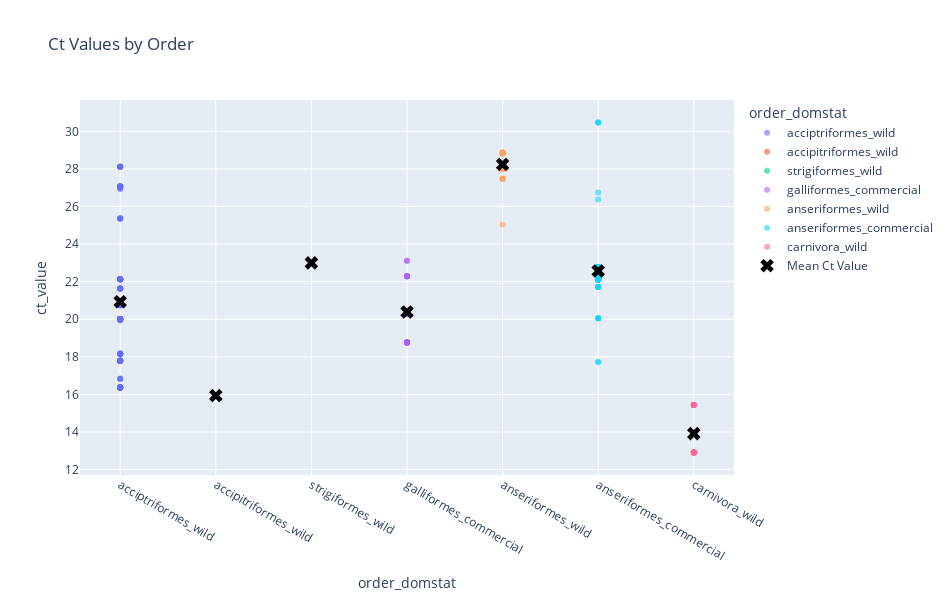

Source (notebook cell):
### Code cell
import plotly.express as px
import plotly.graph_objects as go
import pandas as pd

# Compute mean values for each category
mean_ct = shared_vars_dedupe.groupby('order_domstat', as_index=False)['ct_value'].mean()

# Create scatter plot for individual values
fig = px.scatter(
    shared_vars_dedupe,
    x='order_domstat',
    y='ct_value',
    color='order_domstat',
    title="Ct Values by Order",
    hover_data=['sample_ID'],
    opacity=0.6,  # Make points slightly transparent
    width=950, height=600
)

# Add scatter plot for mean values
fig.add_trace(
    go.Scatter(
        x=mean_ct['order_domstat'],
        y=mean_ct['ct_value'],
        mode='markers',
        marker=dict(size=12, color='black', symbol='x'),  # Larger black X markers for means
        name='Mean Ct Value'
    )
)

# Show the plot
fig.show()

### Figure 1 — Plotly figure (JSON) as saved in the notebook; plotly's stock layout.template omitted (floating-point values rounded to 4 significant figures; data arrays with more than 128 entries replaced by an {"elided": "..."} marker saying what was removed)
{"data": [{"customdata": [["be_w1"], ["be_w1"], ["be_w3"], ["be_w3"], ["be_w3"], ["be_w3"], ["be_w3"], ["be_w3"], ["be_w3"], ["be_w3"], ["be_w3"], ["be_w3"], ["be_w3"], ["bv_w1"], ["bv_w1"], ["bv_w1"], ["bv_w2"], ["bv_w2"], ["bv_w2"], ["bv_w2"], ["bv_w2"], ["bv_w2"], ["bv_w2"], ["bv_w2"], ["bv_w2"], ["bv_w2"], ["bv_w3"], ["bv_w3"], ["bv_w3"], ["bv_w3"], ["bv_w3"], ["bv_w3"], ["bv_w3"], ["bv_w3"], ["bv_w3"], ["bv_w3"], ["bv_w3"], ["bv_w3"], ["bv_w3"], ["bv_w3"], ["bv_w3"], ["bv_w3"], ["bv_w3"], ["bv_w4"], ["bv_w4"], ["bv_w4"], ["bv_w4"], ["bv_w4"], ["bv_w4"], ["bv_w4"], ["bv_w4"], ["bv_w4"], ["bv_w4"], ["bv_w4"], ["bv_w4"], ["bv_w4"], ["bv_w6"], ["bv_w6"], ["bv_w6"], ["bv_w6"], ["bv_w6"], ["bv_w6"], ["bv_w6"], ["bv_w6"], ["bv_w6"], ["bv_w6"], ["bv_w6"], ["bv_w6"], ["bv_w6"], ["bv_w6"], ["bv_w6"], ["bv_w6"], ["bv_w6"], ["bv_w6"], ["bv_w7"], ["bv_w7"], ["bv_w7"], ["bv_w7"], ["bv_w7"], ["bv_w7"], ["bv_w7"], ["bv_w8"], ["bv_w8"], ["bv_w8"], ["bv_w8"], ["bv_w8"], ["bv_w8"], ["bv_w8"], ["bv_w8"], ["bv_w8"], ["bv_w8"], ["bv_w8"], ["bv_w8"], ["bv_w8"], ["bv_w8"], ["f_w1"], ["f_w1"], ["rth_w1"], ["rth_w1"], ["rth_w1"], ["rth_w1"], ["rth_w1"], ["rth_w1"], ["rth_w1"], ["rth_w2"], ["rth_w2"], ["rth_w2"], ["rth_w2"], ["rth_w2"], ["rth_w3"], ["rth_w3"], ["rth_w3"], ["rth_w3"], ["rth_w3"], ["rth_w3"], ["tv_w1"], ["tv_w1"]], "hovertemplate": "order_domstat=%{x}<br>ct_value=%{y}<br>sample_ID=%{customdata[0]}<extra></extra>", "legendgroup": "acciptriformes_wild", "marker": {"color": "#636efa", "opacity": 0.6, "symbol": "circle"}, "mode": "markers", "name": "acciptriformes_wild", "orientation": "v", "showlegend": true, "type": "scatter", "x": ["acciptriformes_wild", "acciptriformes_wild", "acciptriformes_wild", "acciptriformes_wild", "acciptriformes_wild", "acciptriformes_wild", "acciptriformes_wild", "acciptriformes_wild", "acciptriformes_wild", "acciptriformes_wild", "acciptriformes_wild", "acciptriformes_wild", "acciptriformes_wild", "acciptriformes_wild", "acciptriformes_wild", "acciptriformes_wild", "acciptriformes_wild", "acciptriformes_wild", "acciptriformes_wild", "acciptriformes_wild", "acciptriformes_wild", "acciptriformes_wild", "acciptriformes_wild", "acciptriformes_wild", "acciptriformes_wild", "acciptriformes_wild", "acciptriformes_wild", "acciptriformes_wild", "acciptriformes_wild", "acciptriformes_wild", "acciptriformes_wild", "acciptriformes_wild", "acciptriformes_wild", "acciptriformes_wild", "acciptriformes_wild", "acciptriformes_wild", "acciptriformes_wild", "acciptriformes_wild", "acciptriformes_wild", "acciptriformes_wild", "acciptriformes_wild", "acciptriformes_wild", "acciptriformes_wild", "acciptriformes_wild", "acciptriformes_wild", "acciptriformes_wild", "acciptriformes_wild", "acciptriformes_wild", "acciptriformes_wild", "acciptriformes_wild", "acciptriformes_wild", "acciptriformes_wild", "acciptriformes_wild", "acciptriformes_wild", "acciptriformes_wild", "acciptriformes_wild", "acciptriformes_wild", "acciptriformes_wild", "acciptriformes_wild", "acciptriformes_wild", "acciptriformes_wild", "acciptriformes_wild", "acciptriformes_wild", "acciptriformes_wild", "acciptriformes_wild", "acciptriformes_wild", "acciptriformes_wild", "acciptriformes_wild", "acciptriformes_wild", "acciptriformes_wild", "acciptriformes_wild", "acciptriformes_wild", "acciptriformes_wild", "acciptriformes_wild", "acciptriformes_wild", "acciptriformes_wild", "acciptriformes_wild", "acciptriformes_wild", "acciptriformes_wild", "acciptriformes_wild", "acciptriformes_wild", "acciptriformes_wild", "acciptriformes_wild", "acciptriformes_wild", "acciptriformes_wild", "acciptriformes_wild", "acciptriformes_wild", "acciptriformes_wild", "acciptriformes_wild", "acciptriformes_wild", "acciptriformes_wild", "acciptriformes_wild", "acciptriformes_wild", "acciptriformes_wild", "acciptriformes_wild", "acciptriformes_wild", "acciptriformes_wild", "acciptriformes_wild", "acciptriformes_wild", "acciptriformes_wild", "acciptriformes_wild", "acciptriformes_wild", "acciptriformes_wild", "acciptriformes_wild", "acciptriformes_wild", "acciptriformes_wild", "acciptriformes_wild", "acciptriformes_wild", "acciptriformes_wild", "acciptriformes_wild", "acciptriformes_wild", "acciptriformes_wild", "acciptriformes_wild", "acciptriformes_wild", "acciptriformes_wild", "acciptriformes_wild", "acciptriformes_wild"], "xaxis": "x", "y": [26.95, 26.95, 27.07, 27.07, 27.07, 27.07, 27.07, 27.07, 27.07, 27.07, 27.07, 27.07, 27.07, 16.83, 16.83, 16.83, 18.16, 18.16, 18.16, 18.16, 18.16, 18.16, 18.16, 18.16, 18.16, 18.16, 16.37, 16.37, 16.37, 16.37, 16.37, 16.37, 16.37, 16.37, 16.37, 16.37, 16.37, 16.37, 16.37, 16.37, 16.37, 16.37, 16.37, 17.79, 17.79, 17.79, 17.79, 17.79, 17.79, 17.79, 17.79, 17.79, 17.79, 17.79, 17.79, 17.79, 20.01, 20.01, 20.01, 20.01, 20.01, 20.01, 20.01, 20.01, 20.01, 20.01, 20.01, 20.01, 20.01, 20.01, 20.01, 20.01, 20.01, 20.01, 20.75, 20.75, 20.75, 20.75, 20.75, 20.75, 20.75, 22.13, 22.13, 22.13, 22.13, 22.13, 22.13, 22.13, 22.13, 22.13, 22.13, 22.13, 22.13, 22.13, 22.13, 27.05, 27.05, 21.64, 21.64, 21.64, 21.64, 21.64, 21.64, 21.64, 25.36, 25.36, 25.36, 25.36, 25.36, 28.12, 28.12, 28.12, 28.12, 28.12, 28.12, 19.95, 19.95], "yaxis": "y"}, {"customdata": [["blvu_chester"], ["blvu_chester"], ["blvu_chester"], ["blvu_chester"], ["blvu_chester"], ["blvu_chester"], ["blvu_chester"], ["blvu_chester"], ["blvu_chester"], ["blvu_chester"], ["blvu_chester"], ["blvu_chester"], ["blvu_chester"], ["blvu_chester"], ["blvu_chester"], ["blvu_chester"], ["blvu_chester"], ["blvu_chester"], ["blvu_chester"], ["blvu_chester"], ["blvu_chester"], ["blvu_chester"], ["blvu_chester"], ["blvu_chester"], ["blvu_chester"], ["blvu_chester"], ["blvu_chester"]], "hovertemplate": "order_domstat=%{x}<br>ct_value=%{y}<br>sample_ID=%{customdata[0]}<extra></extra>", "legendgroup": "accipitriformes_wild", "marker": {"color": "#EF553B", "opacity": 0.6, "symbol": "circle"}, "mode": "markers", "name": "accipitriformes_wild", "orientation": "v", "showlegend": true, "type": "scatter", "x": ["accipitriformes_wild", "accipitriformes_wild", "accipitriformes_wild", "accipitriformes_wild", "accipitriformes_wild", "accipitriformes_wild", "accipitriformes_wild", "accipitriformes_wild", "accipitriformes_wild", "accipitriformes_wild", "accipitriformes_wild", "accipitriformes_wild", "accipitriformes_wild", "accipitriformes_wild", "accipitriformes_wild", "accipitriformes_wild", "accipitriformes_wild", "accipitriformes_wild", "accipitriformes_wild", "accipitriformes_wild", "accipitriformes_wild", "accipitriformes_wild", "accipitriformes_wild", "accipitriformes_wild", "accipitriformes_wild", "accipitriformes_wild", "accipitriformes_wild"], "xaxis": "x", "y": [15.94, 15.94, 15.94, 15.94, 15.94, 15.94, 15.94, 15.94, 15.94, 15.94, 15.94, 15.94, 15.94, 15.94, 15.94, 15.94, 15.94, 15.94, 15.94, 15.94, 15.94, 15.94, 15.94, 15.94, 15.94, 15.94, 15.94], "yaxis": "y"}, {"customdata": {"elided": "400x1 str values"}, "hovertemplate": "order_domstat=%{x}<br>ct_value=%{y}<br>sample_ID=%{customdata[0]}<extra></extra>", "legendgroup": "strigiformes_wild", "marker": {"color": "#00cc96", "opacity": 0.6, "symbol": "circle"}, "mode": "markers", "name": "strigiformes_wild", "orientation": "v", "showlegend": true, "type": "scatter", "x": {"elided": "400 str values"}, "xaxis": "x", "y": {"elided": "400 int values"}, "yaxis": "y"}, {"customdata": [["cb_com1"], ["cb_com1"], ["cb_com1"], ["cb_com1"], ["cb_com1"], ["cb_com1"], ["cb_com1"], ["cb_com1"], ["cb_com1"], ["cb_com1"], ["cb_com1"], ["cb_com2"], ["cb_com2"], ["cb_com2"], ["cb_com2"], ["cb_com2"], ["cb_com2"], ["cb_com2"], ["cb_com2"], ["cb_com3"], ["cb_com3"], ["cb_com3"], ["cb_com3"], ["cb_com3"], ["cb_com3"], ["cb_com3"], ["cb_com4"], ["cb_com4"]], "hovertemplate": "order_domstat=%{x}<br>ct_value=%{y}<br>sample_ID=%{customdata[0]}<extra></extra>", "legendgroup": "galliformes_commercial", "marker": {"color": "#ab63fa", "opacity": 0.6, "symbol": "circle"}, "mode": "markers", "name": "galliformes_commercial", "orientation": "v", "showlegend": true, "type": "scatter", "x": ["galliformes_commercial", "galliformes_commercial", "galliformes_commercial", "galliformes_commercial", "galliformes_commercial", "galliformes_commercial", "galliformes_commercial", "galliformes_commercial", "galliformes_commercial", "galliformes_commercial", "galliformes_commercial", "galliformes_commercial", "galliformes_commercial", "galliformes_commercial", "galliformes_commercial", "galliformes_commercial", "galliformes_commercial", "galliformes_commercial", "galliformes_commercial", "galliformes_commercial", "galliformes_commercial", "galliformes_commercial", "galliformes_commercial", "galliformes_commercial", "galliformes_commercial", "galliformes_commercial", "galliformes_commercial", "galliformes_commercial"], "xaxis": "x", "y": [18.76, 18.76, 18.76, 18.76, 18.76, 18.76, 18.76, 18.76, 18.76, 18.76, 18.76, 20.28, 20.28, 20.28, 20.28, 20.28, 20.28, 20.28, 20.28, 22.29, 22.29, 22.29, 22.29, 22.29, 22.29, 22.29, 23.12, 23.12], "yaxis": "y"}, {"customdata": [["cg_w1"], ["cg_w1"], ["cg_w1"], ["cg_w1"], ["cg_w2"], ["cg_w2"], ["cg_w2"], ["ms_w1"], ["ms_w2"], ["ms_w2"], ["ms_w2"], ["ms_w2"], ["wws_w1"], ["wws_w1"], ["wws_w1"], ["wws_w1"], ["wws_w1"], ["wws_w1"], ["wws_w1"], ["wws_w1"], ["wws_w1"]], "hovertemplate": "order_domstat=%{x}<br>ct_value=%{y}<br>sample_ID=%{customdata[0]}<extra></extra>", "legendgroup": "anseriformes_wild", "marker": {"color": "#FFA15A", "opacity": 0.6, "symbol": "circle"}, "mode": "markers", "name": "anseriformes_wild", "orientation": "v", "showlegend": true, "type": "scatter", "x": ["anseriformes_wild", "anseriformes_wild", "anseriformes_wild", "anseriformes_wild", "anseriformes_wild", "anseriformes_wild", "anseriformes_wild", "anseriformes_wild", "anseriformes_wild", "anseriformes_wild", "anseriformes_wild", "anseriformes_wild", "anseriformes_wild", "anseriformes_wild", "anseriformes_wild", "anseriformes_wild", "anseriformes_wild", "anseriformes_wild", "anseriformes_wild", "anseriformes_wild", "anseriformes_wild"], "xaxis": "x", "y": [27.99, 27.99, 27.99, 27.99, 28.88, 28.88, 28.88, 25.04, 27.48, 27.48, 27.48, 27.48, 28.83, 28.83, 28.83, 28.83, 28.83, 28.83, 28.83, 28.83, 28.83], "yaxis": "y"}, {"customdata": [["g_com1"], ["g_com2"], ["g_com2"], ["g_com2"], ["kc_com1"], ["kc_com1"], ["kc_com2"], ["kc_com2"], ["kc_com2"], ["kc_com2"], ["kc_com3"], ["kc_com3"], ["kc_com3"], ["kc_com3"], ["kc_com3"], ["kc_com3"], ["kc_com3"], ["kc_com3"], ["kc_com3"], ["kc_com3"], ["kc_com3"], ["kc_com3"], ["kc_com3"], ["kc_com3"], ["kc_com3"], ["kc_com3"], ["kc_com3"], ["kc_com3"], ["kc_com3"], ["kc_com3"], ["kc_com4"], ["kc_com4"], ["kc_com4"], ["kc_com4"], ["kc_com4"], ["kc_com5"], ["kc_com5"], ["kc_com5"], ["kc_com5"], ["kc_com5"], ["kc_com5"], ["kc_com5"], ["kc_com5"], ["kc_com5"], ["kc_com5"], ["kc_com5"], ["kc_com5"], ["kc_com6"], ["kc_com6"], ["kc_com6"], ["kc_com6"], ["kc_com6"], ["kc_com6"], ["kc_com6"], ["kc_com6"], ["kc_com6"], ["kc_com6"], ["kc_com6"], ["kc_com6"], ["kc_com6"], ["kc_com6"], ["kc_com6"], ["kc_com6"], ["kc_com8"]], "hovertemplate": "order_domstat=%{x}<br>ct_value=%{y}<br>sample_ID=%{customdata[0]}<extra></extra>", "legendgroup": "anseriformes_commercial", "marker": {"color": "#19d3f3", "opacity": 0.6, "symbol": "circle"}, "mode": "markers", "name": "anseriformes_commercial", "orientation": "v", "showlegend": true, "type": "scatter", "x": ["anseriformes_commercial", "anseriformes_commercial", "anseriformes_commercial", "anseriformes_commercial", "anseriformes_commercial", "anseriformes_commercial", "anseriformes_commercial", "anseriformes_commercial", "anseriformes_commercial", "anseriformes_commercial", "anseriformes_commercial", "anseriformes_commercial", "anseriformes_commercial", "anseriformes_commercial", "anseriformes_commercial", "anseriformes_commercial", "anseriformes_commercial", "anseriformes_commercial", "anseriformes_commercial", "anseriformes_commercial", "anseriformes_commercial", "anseriformes_commercial", "anseriformes_commercial", "anseriformes_commercial", "anseriformes_commercial", "anseriformes_commercial", "anseriformes_commercial", "anseriformes_commercial", "anseriformes_commercial", "anseriformes_commercial", "anseriformes_commercial", "anseriformes_commercial", "anseriformes_commercial", "anseriformes_commercial", "anseriformes_commercial", "anseriformes_commercial", "anseriformes_commercial", "anseriformes_commercial", "anseriformes_commercial", "anseriformes_commercial", "anseriformes_commercial", "anseriformes_commercial", "anseriformes_commercial", "anseriformes_commercial", "anseriformes_commercial", "anseriformes_commercial", "anseriformes_commercial", "anseriformes_commercial", "anseriformes_commercial", "anseriformes_commercial", "anseriformes_commercial", "anseriformes_commercial", "anseriformes_commercial", "anseriformes_commercial", "anseriformes_commercial", "anseriformes_commercial", "anseriformes_commercial", "anseriformes_commercial", "anseriformes_commercial", "anseriformes_commercial", "anseriformes_commercial", "anseriformes_commercial", "anseriformes_commercial", "anseriformes_commercial"], "xaxis": "x", "y": [26.37, 30.47, 30.47, 30.47, 17.72, 17.72, 20.06, 20.06, 20.06, 20.06, 22.12, 22.12, 22.12, 22.12, 22.12, 22.12, 22.12, 22.12, 22.12, 22.12, 22.12, 22.12, 22.12, 22.12, 22.12, 22.12, 22.12, 22.12, 22.12, 22.12, 21.71, 21.71, 21.71, 21.71, 21.71, 22.41, 22.41, 22.41, 22.41, 22.41, 22.41, 22.41, 22.41, 22.41, 22.41, 22.41, 22.41, 22.78, 22.78, 22.78, 22.78, 22.78, 22.78, 22.78, 22.78, 22.78, 22.78, 22.78, 22.78, 22.78, 22.78, 22.78, 22.78, 26.75], "yaxis": "y"}, {"customdata": [["gf_w1"], ["gf_w1"], ["gf_w1"], ["gf_w1"], ["gf_w1"], ["gf_w1"], ["gf_w1"], ["gf_w1"], ["gf_w1"], ["gf_w1"], ["gf_w1"], ["gf_w2"], ["gf_w2"], ["gf_w2"], ["gf_w2"], ["gf_w2"], ["gf_w2"], ["gf_w3"], ["gf_w3"], ["gf_w3"], ["gf_w3"], ["gf_w3"], ["gf_w3"], ["gf_w3"]], "hovertemplate": "order_domstat=%{x}<br>ct_value=%{y}<br>sample_ID=%{customdata[0]}<extra></extra>", "legendgroup": "carnivora_wild", "marker": {"color": "#FF6692", "opacity": 0.6, "symbol": "circle"}, "mode": "markers", "name": "carnivora_wild", "orientation": "v", "showlegend": true, "type": "scatter", "x": ["carnivora_wild", "carnivora_wild", "carnivora_wild", "carnivora_wild", "carnivora_wild", "carnivora_wild", "carnivora_wild", "carnivora_wild", "carnivora_wild", "carnivora_wild", "carnivora_wild", "carnivora_wild", "carnivora_wild", "carnivora_wild", "carnivora_wild", "carnivora_wild", "carnivora_wild", "carnivora_wild", "carnivora_wild", "carnivora_wild", "carnivora_wild", "carnivora_wild", "carnivora_wild", "carnivora_wild"], "xaxis": "x", "y": [12.91, 12.91, 12.91, 12.91, 12.91, 12.91, 12.91, 12.91, 12.91, 12.91, 12.91, 13.98, 13.98, 13.98, 13.98, 13.98, 13.98, 15.44, 15.44, 15.44, 15.44, 15.44, 15.44, 15.44], "yaxis": "y"}, {"marker": {"color": "black", "size": 12, "symbol": "x"}, "mode": "markers", "name": "Mean Ct Value", "type": "scatter", "x": ["accipitriformes_wild", "acciptriformes_wild", "anseriformes_commercial", "anseriformes_wild", "carnivora_wild", "galliformes_commercial", "strigiformes_wild"], "y": [15.94, 20.94, 22.57, 28.24, 13.92, 20.39, 23]}], "layout": {"height": 600, "legend": {"title": {"text": "order_domstat"}, "tracegroupgap": 0}, "title": {"text": "Ct Values by Order"}, "width": 950, "xaxis": {"anchor": "y", "autorange": true, "categoryarray": ["acciptriformes_wild", "accipitriformes_wild", "strigiformes_wild", "galliformes_commercial", "anseriformes_wild", "anseriformes_commercial", "carnivora_wild"], "categoryorder": "array", "domain": [0, 1], "range": [-0.4219, 6.422], "title": {"text": "order_domstat"}, "type": "category"}, "yaxis": {"anchor": "x", "autorange": true, "domain": [0, 1], "range": [11.71, 31.67], "title": {"text": "ct_value"}, "type": "linear"}}}
